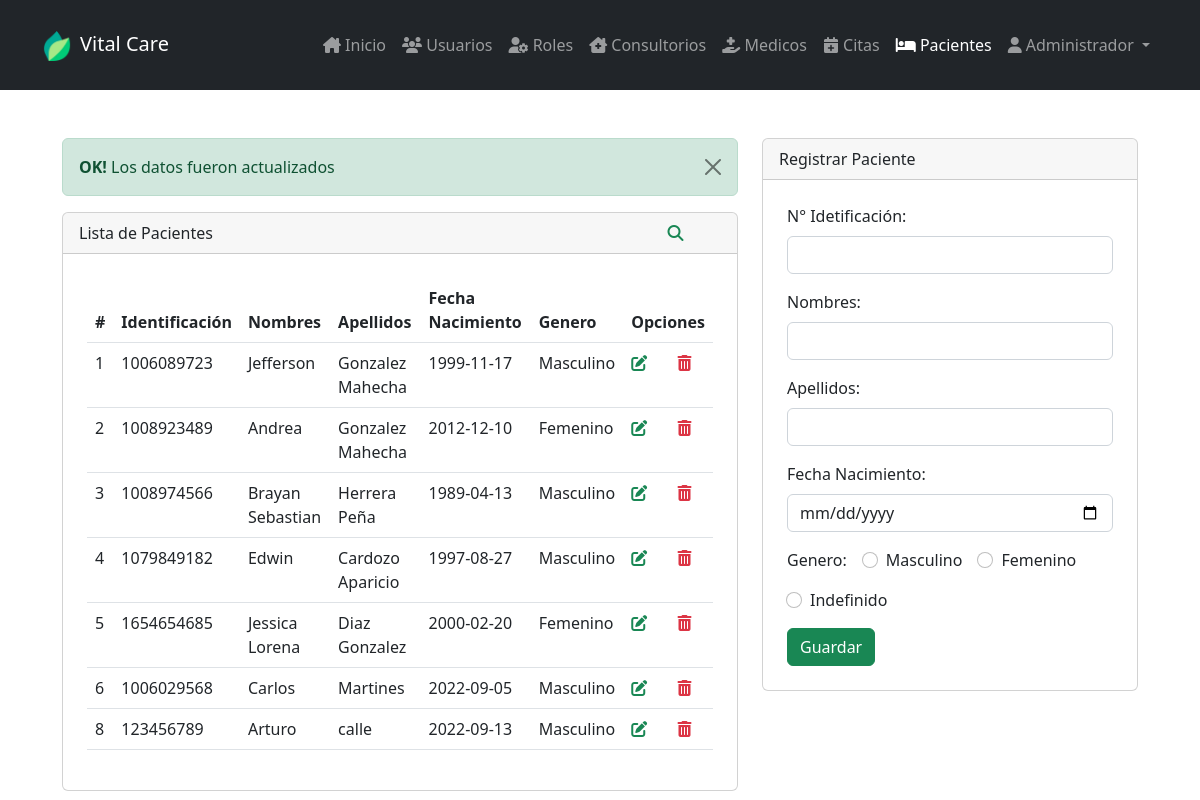
The app's page /vista/v_pacientes.php?mensaje=actualizado (signed in) with its own data.
### tables this page shows
CREATE TABLE `pacientes` (
  `idPaciente` int(11) NOT NULL AUTO_INCREMENT,
  `paciIdentificacion` char(15) NOT NULL,
  `pacNombres` varchar(50) NOT NULL,
  `pacApellidos` varchar(50) NOT NULL,
  `pacFechaNacimiento` date NOT NULL,
  `pacSexo` enum('Femenino','Masculino') NOT NULL,
  PRIMARY KEY (`idPaciente`,`paciIdentificacion`)
);

### vista/v_pacientes.php (the view, shortened to what this page needs)
<?php
  include 'header.php';
?>
<?php
  include_once "../modelo/conexion.php";
  $sentencia = $bd -> query("select * from pacientes");
  $paciente = $sentencia -> fetchAll(PDO::FETCH_OBJ);
?>
<div class="container-fluid mt-5">
  <div class="row justify-content-center">
    <div class="col-md-7">
      <?php
      if (isset($_GET['mensaje']) and $_GET['mensaje'] == 'actualizado') {
      ?>
        <div class="alert alert-success alert-dismissible fade show" role="alert">
          <strong>OK!</strong> Los datos fueron actualizados
          <button type="button" class="btn-close" data-bs-dismiss="alert" aria-label="Close"></button>
        </div>
      <?php
      }
      ?>
      <div class="card">
        <div class="card-header">
          Lista de Pacientes
          <div class="col-1 float-end">
            <a href="v_buscarPacientes.php" class="text-success"><i class="fa-solid fa-magnifying-glass"></i></a>
          </div>
        </div>
        <div class="p-4 overflow-auto">
          <table class="table aling-middle">
            <thead>
              <tr>
                <th scope="col">#</th>
                <th scope="col">Identificación</th>
                <th scope="col">Nombres</th>
                <th scope="col">Apellidos</th>
                <th scope="col">Fecha Nacimiento</th>
                <th scope="col">Genero</th>
                <th scope="col"j colspan="2">Opciones</th>
              </tr>
            </thead>
            <tbody>
              <?php
                foreach($paciente as $info){
              ?>
              <tr>
                <td scope="row"><?php echo $info -> idPaciente;?></td>
                <td><?php echo $info -> paciIdentificacion;?></td>
                <td><?php echo $info -> pacNombres;?></td>
                <td><?php echo $info -> pacApellidos;?></td>
                <td><?php echo $info -> pacFechaNacimiento;?></td>
                <td><?php echo $info -> pacSexo;?></td>
                <td>
                    <a href="v_editarPacientes.php?codigo=<?php echo $info->idPaciente; ?>"><i class="text-success fa-solid fa-pen-to-square"></i></a>
                  </td>
                  <td>
                    <a href="../controlador/c_eliminarPacientes.php?codigo=<?php echo $info->idPaciente; ?>" onclick="return confirm('Estas seguro de eliminar?')"><i class="text-danger fa-solid fa-trash-can"></i></a>
                  </td>
                </tr>
              <?php
                }
              ?>
            </tbody>
          </table>
        </div>
      </div>
    </div>
    <div class="col-md-4 col-auto">
      <div class="card">
        <div class="card-header">
          Registrar Paciente
        </div>
        <form action="/controlador/c_registrarPacientes.php" class="p-4" method="POST">
          <div class="mb-3">
            <label class="form-label">N° Idetificación:</label>
            <input type="text" class="form-control" name="identificacion" required>
          </div>
          <div class="mb-3">
            <label class="form-label">Nombres:</label>
            <input type="text" class="form-control" name="nombres" required>
          </div>
          <div class="mb-3">
            <label class="form-label">Apellidos:</label>
            <input type="text" class="form-control" name="apellidos" required>
          </div>
          <div class="mb-3">
            <label class="form-label">Fecha Nacimiento:</label>
            <input type="date" class="form-control" name="fecNacimiento" required>
          </div>
          <div class="input-group">
            <div class="me-3">
              Genero:
            </div>
            <div class=" mb-3 form-check form-check-inline">
              <label class="form-check-label" for="inlineRadio1">Masculino</label>
              <input class="form-check-input" type="radio" name="genero" value="Masculino" id="inlineRadio1" required>
            </div>
            <div class="mb-3 form-check form-check-inline">
              <label class="form-check-label" for="inlineRadio2">Femenino</label>
              <input class="form-check-input" type="radio" name="genero" value="Femenino" id="inlineRadio2">
            </div>
            <div class="mb-3 form-check form-check-inline">
              <label class="form-check-label" for="inlineRadio2">Indefinido</label>
              <input class="form-check-input" type="radio" name="genero" value="Indefinido" id="inlineRadio2">
            </div>
          </div>
            <input type="submit" class="btn btn-success" value="Guardar">
          </div>
      </div>
    </div>
  </div>

### records on screen
pacientes: idPaciente "1", paciIdentificacion "1006089723", pacNombres "Jefferson", pacApellidos "Gonzalez Mahecha", pacFechaNacimiento "1999-11-17", pacSexo "Masculino"
pacientes: idPaciente "2", paciIdentificacion "1008923489", pacNombres "Andrea", pacApellidos "Gonzalez Mahecha", pacFechaNacimiento "2012-12-10", pacSexo "Femenino"
pacientes: idPaciente "3", paciIdentificacion "1008974566", pacNombres "Brayan Sebastian", pacApellidos "Herrera Peña", pacFechaNacimiento "1989-04-13", pacSexo "Masculino"
pacientes: idPaciente "4", paciIdentificacion "1079849182", pacNombres "Edwin", pacApellidos "Cardozo Aparicio", pacFechaNacimiento "1997-08-27", pacSexo "Masculino"
pacientes: idPaciente "5", paciIdentificacion "1654654685", pacNombres "Jessica Lorena", pacApellidos "Diaz Gonzalez", pacFechaNacimiento "2000-02-20", pacSexo "Femenino"
pacientes: idPaciente "6", paciIdentificacion "1006029568", pacNombres "Carlos", pacApellidos "Martines", pacFechaNacimiento "2022-09-05", pacSexo "Masculino"
pacientes: idPaciente "8", paciIdentificacion "123456789", pacNombres "Arturo", pacApellidos "calle", pacFechaNacimiento "2022-09-13", pacSexo "Masculino"

### other values on screen
$_SESSION['rol'] "Administrador"
